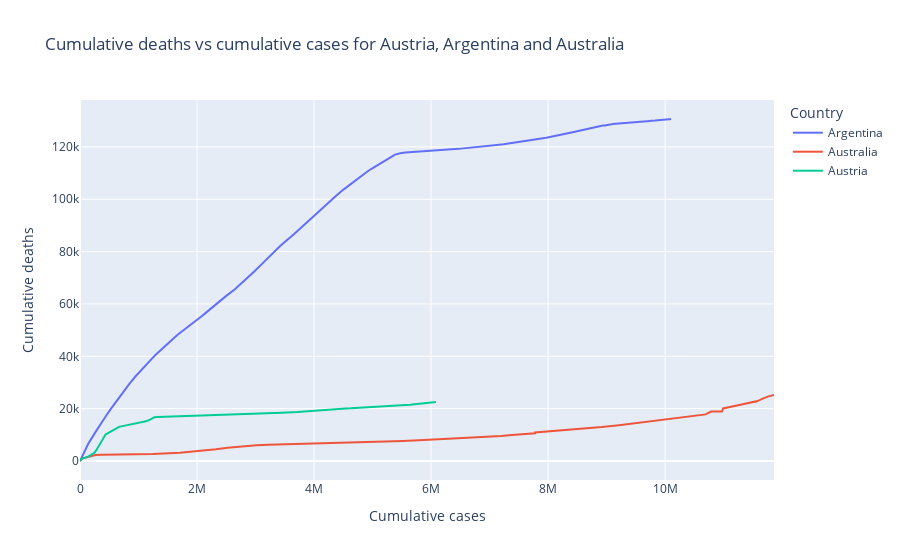

Here is the notebook cell this chart was saved with:
### Code cell
# Create an interactive line plot for Cumulative_deaths vs Cumulative_cases
fig = px.line(df_countries_2, x='Cumulative_cases', y='Cumulative_deaths', color='Country', title='Cumulative deaths vs cumulative cases for Austria, Argentina and Australia', labels={'Cumulative_cases': 'Cumulative cases', 'Cumulative_deaths': 'Cumulative deaths'})
fig.show()

### Figure 1 — Plotly figure (JSON) as saved in the notebook; plotly's stock layout.template omitted (floating-point values rounded to 4 significant figures; data arrays with more than 128 entries replaced by an {"elided": "..."} marker saying what was removed)
{"data": [{"hovertemplate": "Country=Argentina<br>Cumulative cases=%{x}<br>Cumulative deaths=%{y}<extra></extra>", "legendgroup": "Argentina", "line": {"color": "#636efa", "dash": "solid"}, "marker": {"symbol": "circle"}, "mode": "lines", "name": "Argentina", "orientation": "v", "showlegend": true, "type": "scatter", "x": {"elided": "244 int values"}, "xaxis": "x", "y": {"elided": "244 int values"}, "yaxis": "y"}, {"hovertemplate": "Country=Australia<br>Cumulative cases=%{x}<br>Cumulative deaths=%{y}<extra></extra>", "legendgroup": "Australia", "line": {"color": "#EF553B", "dash": "solid"}, "marker": {"symbol": "circle"}, "mode": "lines", "name": "Australia", "orientation": "v", "showlegend": true, "type": "scatter", "x": {"elided": "244 int values"}, "xaxis": "x", "y": {"elided": "244 int values"}, "yaxis": "y"}, {"hovertemplate": "Country=Austria<br>Cumulative cases=%{x}<br>Cumulative deaths=%{y}<extra></extra>", "legendgroup": "Austria", "line": {"color": "#00cc96", "dash": "solid"}, "marker": {"symbol": "circle"}, "mode": "lines", "name": "Austria", "orientation": "v", "showlegend": true, "type": "scatter", "x": {"elided": "244 int values"}, "xaxis": "x", "y": {"elided": "244 int values"}, "yaxis": "y"}], "layout": {"legend": {"title": {"text": "Country"}, "tracegroupgap": 0}, "title": {"text": "Cumulative deaths vs cumulative cases for Austria, Argentina and Australia"}, "xaxis": {"anchor": "y", "domain": [0, 1], "title": {"text": "Cumulative cases"}}, "yaxis": {"anchor": "x", "domain": [0, 1], "title": {"text": "Cumulative deaths"}}}}
